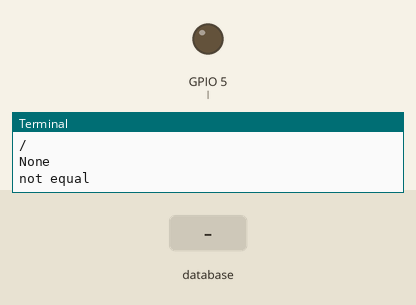
This program was run on a simulated Raspberry Pi (BCM pin numbers). Parts: output pins drawn as LEDs (lit = HIGH), the last lines printed to the terminal. The test bench sets the inputs (shaded band). Each call to the cloud database takes 0.3 s, and an entry nobody has set reads as its off value or as empty.

Above: at 1.2 s.
1.3 s: database entry "posts" set to "1"
At 1.7 s:
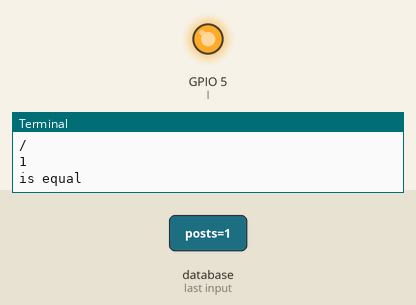
Timing chart, 0 to 4.3 s (numbered marks = the images above; inputs shaded):
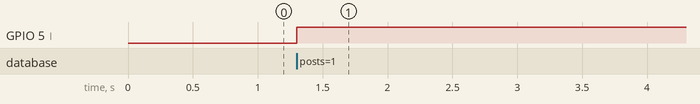

The program:

IOT.py
```python
#pip3 install pyrebase
#pip3 install gpiozero


import pyrebase
from gpiozero import LED

l = LED(5)


config = {
    "apiKey": "AIzaSyDPuL913r0ynfeaAbxKC9FauFNIk0STiyQ",
    "authDomain": "i-o-t-5dbbe.firebaseapp.com",
    "databaseURL": "https://i-o-t-5dbbe.firebaseio.com",
    "storageBucket": "i-o-t-5dbbe.appspot.com"
}
firebase = pyrebase.initialize_app(config)

db = firebase.database()


def stream_handler(message):
    print(message["event"])  # put
    print(message["path"])  # /-K7yGTTEp7O549EzTYtI
    print(message["data"])# {'title': 'Pyrebase', "body": "etc..."}
    if(message["data"]=='1'):
        print("is equal")
        l.on()
    else:
        print("not equal")
        l.off()


my_stream = db.child("posts").stream(stream_handler) #checks for data at child "posts"
```

Measured:
- after the input at 1.3 s, GPIO 5 (l): LOW → HIGH at once
